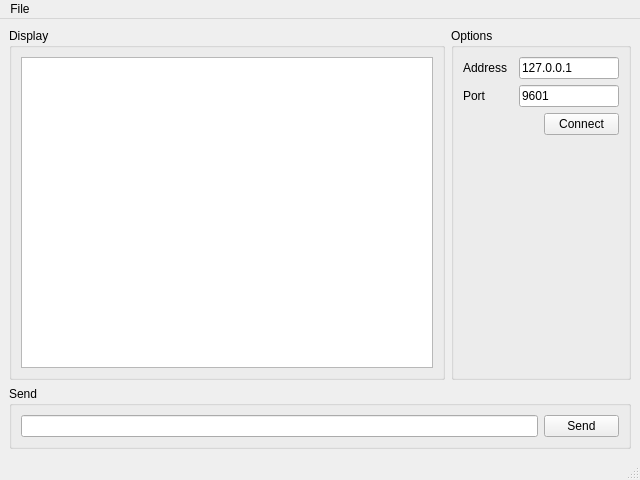
<?xml version="1.0" encoding="UTF-8"?>
<ui version="4.0">
 <class>MainWindow</class>
 <widget class="QMainWindow" name="MainWindow">
  <property name="geometry">
   <rect>
    <x>0</x>
    <y>0</y>
    <width>640</width>
    <height>480</height>
   </rect>
  </property>
  <property name="windowTitle">
   <string>MainWindow</string>
  </property>
  <widget class="QWidget" name="centralwidget">
   <layout class="QVBoxLayout" name="verticalLayout_4">
    <item>
     <layout class="QHBoxLayout" name="horizontalLayout_5">
      <item>
       <widget class="QGroupBox" name="groupBoxDisplay">
        <property name="title">
         <string>Display</string>
        </property>
        <layout class="QVBoxLayout" name="verticalLayout_2">
         <item>
          <widget class="QTextEdit" name="textEditDisplay"/>
         </item>
        </layout>
       </widget>
      </item>
      <item>
       <widget class="QGroupBox" name="groupBoxOptions">
        <property name="minimumSize">
         <size>
          <width>180</width>
          <height>0</height>
         </size>
        </property>
        <property name="maximumSize">
         <size>
          <width>180</width>
          <height>16777215</height>
         </size>
        </property>
        <property name="title">
         <string>Options</string>
        </property>
        <layout class="QVBoxLayout" name="verticalLayout">
         <item>
          <layout class="QHBoxLayout" name="horizontalLayout">
           <item>
            <widget class="QLabel" name="labelAddress">
             <property name="text">
              <string>Address</string>
             </property>
            </widget>
           </item>
           <item>
            <widget class="QLineEdit" name="lineEditAddress">
             <property name="maximumSize">
              <size>
               <width>100</width>
               <height>16777215</height>
              </size>
             </property>
             <property name="text">
              <string>127.0.0.1</string>
             </property>
            </widget>
           </item>
          </layout>
         </item>
         <item>
          <layout class="QHBoxLayout" name="horizontalLayout_2">
           <item>
            <widget class="QLabel" name="labelPort">
             <property name="text">
              <string>Port</string>
             </property>
            </widget>
           </item>
           <item>
            <widget class="QLineEdit" name="lineEditPort">
             <property name="maximumSize">
              <size>
               <width>100</width>
               <height>16777215</height>
              </size>
             </property>
             <property name="text">
              <string>9601</string>
             </property>
            </widget>
           </item>
          </layout>
         </item>
         <item>
          <layout class="QHBoxLayout" name="horizontalLayout_3">
           <item>
            <spacer name="horizontalSpacer">
             <property name="orientation">
              <enum>Qt::Horizontal</enum>
             </property>
             <property name="sizeHint" stdset="0">
              <size>
               <width>40</width>
               <height>20</height>
              </size>
             </property>
            </spacer>
           </item>
           <item>
            <widget class="QPushButton" name="pushButtonConnect">
             <property name="minimumSize">
              <size>
               <width>75</width>
               <height>0</height>
              </size>
             </property>
             <property name="maximumSize">
              <size>
               <width>75</width>
               <height>16777215</height>
              </size>
             </property>
             <property name="text">
              <string>Connect</string>
             </property>
            </widget>
           </item>
          </layout>
         </item>
         <item>
          <spacer name="verticalSpacer">
           <property name="orientation">
            <enum>Qt::Vertical</enum>
           </property>
           <property name="sizeHint" stdset="0">
            <size>
             <width>20</width>
             <height>218</height>
            </size>
           </property>
          </spacer>
         </item>
        </layout>
       </widget>
      </item>
     </layout>
    </item>
    <item>
     <widget class="QGroupBox" name="groupBoxSend">
      <property name="title">
       <string>Send</string>
      </property>
      <layout class="QVBoxLayout" name="verticalLayout_3">
       <item>
        <layout class="QHBoxLayout" name="horizontalLayout_4">
         <item>
          <widget class="QLineEdit" name="lineEditSend"/>
         </item>
         <item>
          <widget class="QPushButton" name="pushButtonSend">
           <property name="minimumSize">
            <size>
             <width>75</width>
             <height>0</height>
            </size>
           </property>
           <property name="maximumSize">
            <size>
             <width>75</width>
             <height>16777215</height>
            </size>
           </property>
           <property name="text">
            <string>Send</string>
           </property>
          </widget>
         </item>
        </layout>
       </item>
      </layout>
     </widget>
    </item>
   </layout>
  </widget>
  <widget class="QMenuBar" name="menubar">
   <property name="geometry">
    <rect>
     <x>0</x>
     <y>0</y>
     <width>640</width>
     <height>22</height>
    </rect>
   </property>
   <widget class="QMenu" name="menuFile">
    <property name="title">
     <string>File</string>
    </property>
    <addaction name="actionQuit"/>
   </widget>
   <addaction name="menuFile"/>
  </widget>
  <widget class="QStatusBar" name="statusbar"/>
  <action name="actionQuit">
   <property name="text">
    <string>Quit</string>
   </property>
  </action>
 </widget>
 <resources/>
 <connections/>
</ui>
